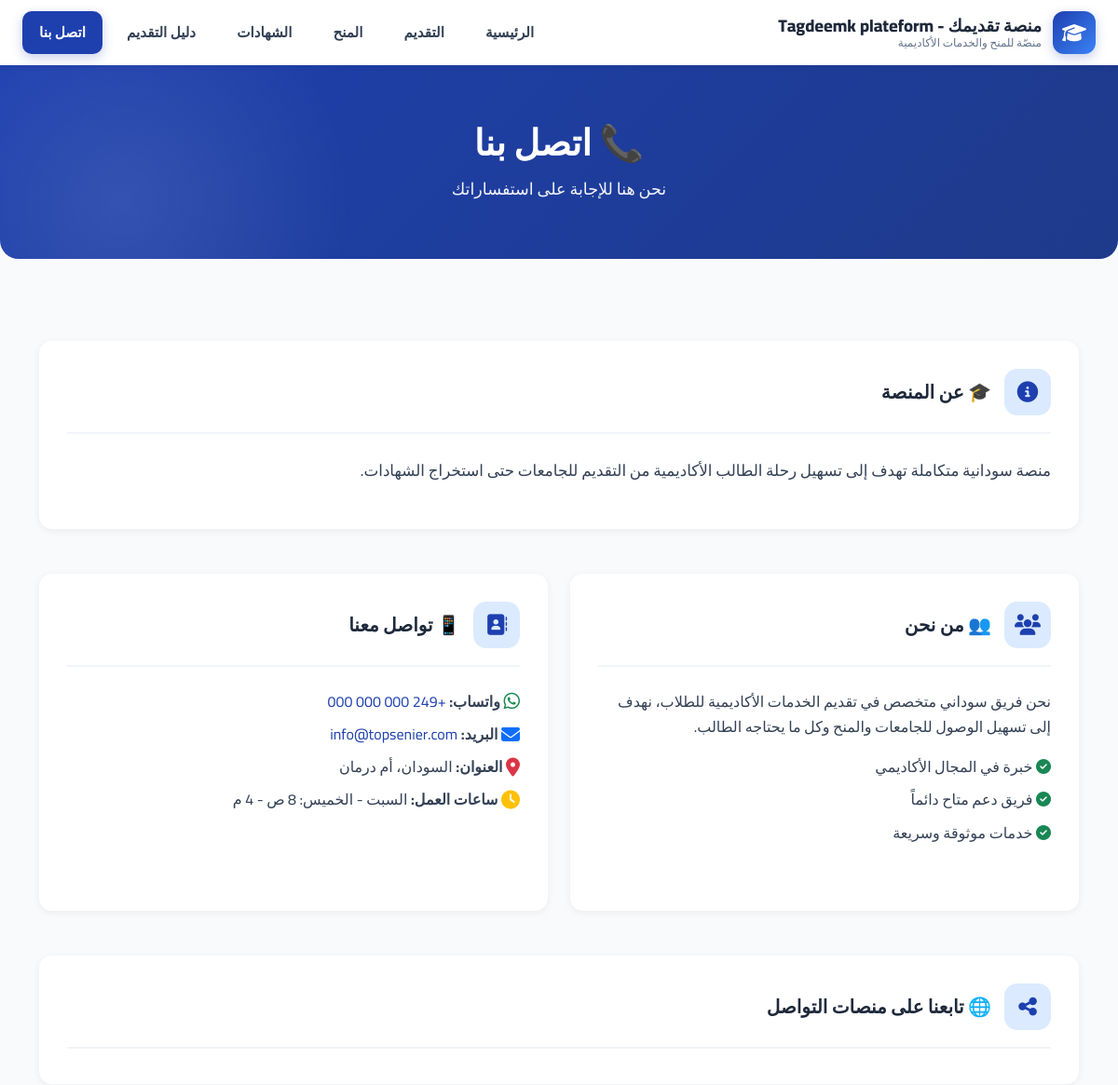
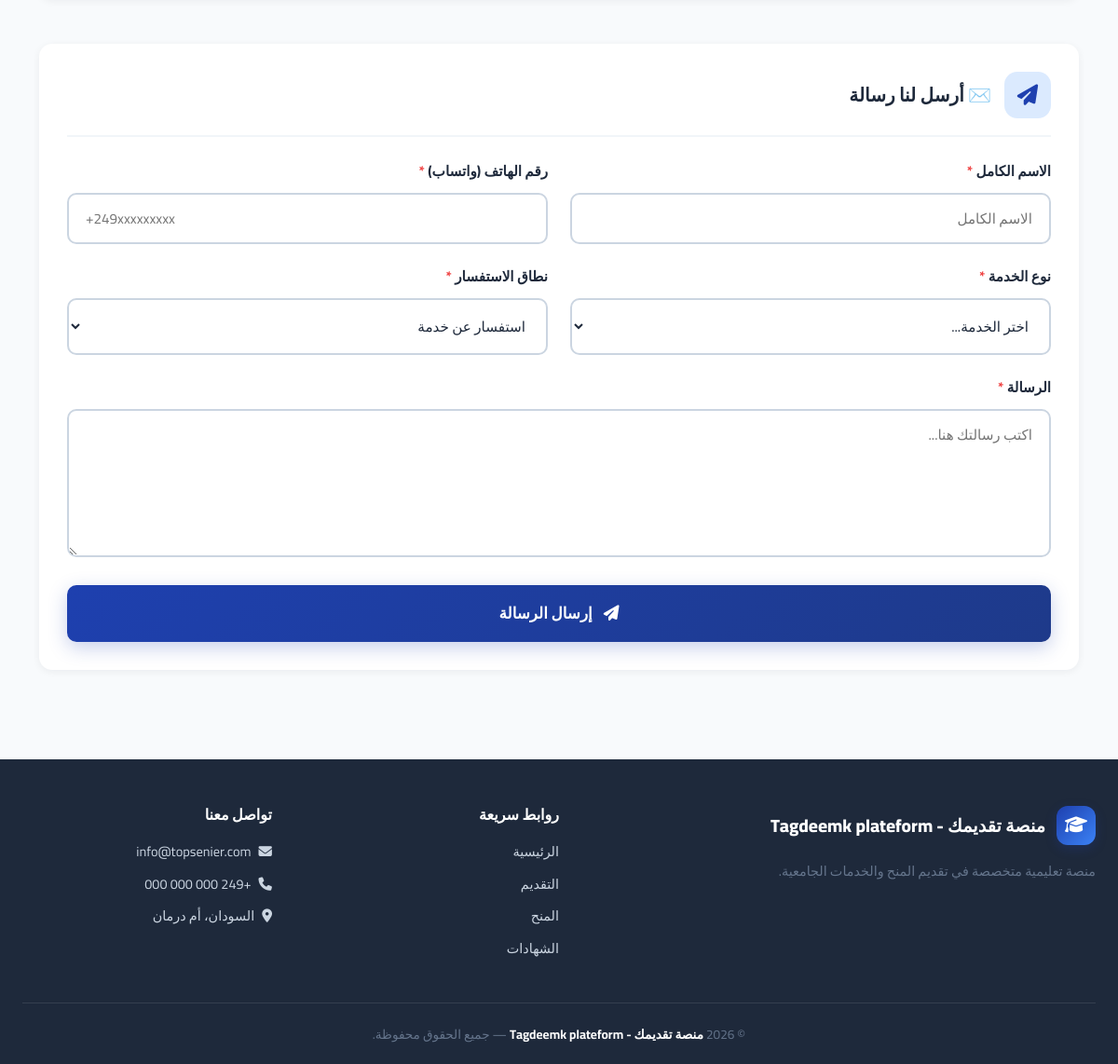
Page /contact/ on the committed database (2 pictures, top to bottom).
### apps/config_app/models.py (models this page shows, shortened)
class SiteSettings(models.Model):
    site_name = models.CharField(
        max_length=100,
        default='توب سينير',
        verbose_name='اسم الموقع'
    )
    site_tagline = models.CharField(
        max_length=200,
        default='منصّتي للمنح والخدمات الأكاديمية',
        verbose_name='الشعار الفرعي'
    )
    hero_badge = models.CharField(
        max_length=200,
        default='🎓 منصة سودانية متكاملة للتعليم الجامعي',
        verbose_name='شعار Hero'
    )
    hero_title = models.CharField(
        max_length=300,
        default='بوابتك إلى الجامعات والمنح والتوثيق',
        verbose_name='عنوان Hero'
    )
    hero_description = models.TextField(
        default='نقدّم لك تجربة تعليمية متكاملة تجمع بين التقديم الإلكتروني، والمنح، وترتيب الرغبات، وتوثيق الشهادات.',
        verbose_name='وصف Hero'
    )
    hero_background = models.ImageField(
        upload_to='hero/%Y/%m/',
        blank=True,
        null=True,
        verbose_name='خلفية Hero',
        help_text='المقاس المثالي: 1920×1080 بكسل - حجم أقل من 1 ميجا'
    )
    hero_overlay_opacity = models.FloatField(
        default=0.6,
        verbose_name='شفافية الطبقة الداكنة',
        help_text='من 0 (بدون طبقة) إلى 1 (طبقة معتمة تماماً)'
    )
    hero_btn1_text = models.CharField(
        max_length=50,
        default='رتّب رغباتك',
        verbose_name='نص الزر الأول',
        blank=True,
    )
    hero_btn1_icon = models.CharField(
        max_length=50,
        default='fa-list-ol',
        verbose_name='أيقونة الزر الأول',
        blank=True,
        help_text='مثال: fa-list-ol',
    )
    hero_btn2_text = models.CharField(
        max_length=50,
        default='قدّم الآن',
        verbose_name='نص الزر الثاني',
        blank=True,
    )
    hero_btn2_icon = models.CharField(
        max_length=50,
        default='fa-paper-plane',
        verbose_name='أيقونة الزر الثاني',
        blank=True,
    )
    contact_phone = models.CharField(
        max_length=50,
        default='+249 000 000 000',
        verbose_name='رقم الهاتف'
    )
    contact_email = models.EmailField(
        default='info@topsenier.com',
        verbose_name='البريد الإلكتروني'
    )
    contact_address = models.CharField(
        max_length=200,
        default='السودان، أم درمان',
        verbose_name='العنوان'
    )
    whatsapp_number = models.CharField(
        max_length=50,
        default='+249000000000',
        verbose_name='رقم الواتساب'
    )
    facebook_url = models.URLField(
        blank=True,
        null=True,
        verbose_name='رابط فيسبوك'
    )
    linkedin_url = models.URLField(
        blank=True,
        null=True,
        verbose_name='رابط لينكدإن'
    )
    about_us = models.TextField(
        default='منصة سودانية متكاملة تهدف إلى تسهيل رحلة الطالب الأكاديمية من التقديم للجامعات حتى استخراج الشهادات.',
        verbose_name='من نحن',
    )
    facebook_page = models.URLField(
        blank=True, null=True,
        verbose_name='صفحة فيسبوك',
    )
    facebook_group = models.URLField(
        blank=True, null=True,
        verbose_name='مجموعة فيسبوك',
    )
    telegram_channel = models.URLField(
        blank=True, null=True,
        verbose_name='قناة تيليجرام',
    )
    telegram_group = models.URLField(
        blank=True, null=True,
        verbose_name='مجموعة تيليجرام',
    )
    instagram_url = models.URLField(
        blank=True, null=True,
        verbose_name='إنستغرام',
    )
    youtube_url = models.URLField(
        blank=True, null=True,
        verbose_name='يوتيوب',
    )
    tiktok_url = models.URLField(
        blank=True, null=True,
        verbose_name='تيك توك',
    )
    twitter_url = models.URLField(
        blank=True, null=True,
        verbose_name='X (تويتر)',
    )
    developer_name = models.CharField(
        max_length=100,
        default='',
        blank=True,
        verbose_name='اسم المطور',
    )
    developer_description = models.TextField(
        default='',
        blank=True,
        verbose_name='وصف المطور',
    )
    developer_email = models.EmailField(
        default='',
        blank=True,
        verbose_name='بريد المطور',
    )
    developer_whatsapp = models.CharField(
        max_length=50,
        default='',
        blank=True,
        verbose_name='واتساب المطور',
    )
    developer_github = models.URLField(
        default='',
        blank=True,
        verbose_name='GitHub المطور',
    )
    developer_website = models.URLField(
        default='',
        blank=True,
        verbose_name='موقع المطور',
    )
    is_active = models.BooleanField(
        default=True,
        verbose_name='نشط'
    )
    updated_at = models.DateTimeField(
        auto_now=True,
        verbose_name='آخر تحديث'
    )
    class Meta:
        verbose_name = 'إعدادات الموقع'
        verbose_name_plural = 'إعدادات الموقع'
    @classmethod
    def get_settings(cls):
        settings, created = cls.objects.get_or_create(pk=1)
        return settings

### apps/contact/views.py (the view, shortened to what this page needs)
# urls.py: path('', views.index, name='index'),
def index(request):
    return render(request, 'contact/index.html', {
        'service_types': ContactMessage.SERVICE_CHOICES,
    })

### apps/panel/context_processors.py (called while the page is built, shortened)
def panel_permissions(request):
    if not request.user.is_authenticated:
        return {
            'has_applications_access': False,
            'has_certificates_access': False,
            'has_contact_access': False,
            'has_access_access': False,
            'has_universities_access': False,
            'has_announcements_access': False,
            'has_guide_access': False,
            'has_data_entry_access': False,
            'is_super_admin': False,
        }

### templates/contact/index.html (shortened to what this page needs)
{% extends 'base.html' %}
{% load static %}
{% block content %}
<link rel="stylesheet" href="{% static 'css/style.css' %}">
<div class="page-hero">
    <h1>📞 اتصل بنا</h1>
    <p>نحن هنا للإجابة على استفساراتك</p>
</div>
<div class="container py-5">
    <div class="info-card mb-5">
        <div class="info-card-header">
            <i class="fa-solid fa-circle-info"></i>
            <h3>🎓 عن المنصة</h3>
        </div>
        <p style="font-size:1.05rem; line-height:1.9;">
            {{ SITE_ABOUT_US|default:"منصة سودانية متكاملة تهدف إلى تسهيل رحلة الطالب الأكاديمية من التقديم للجامعات حتى استخراج الشهادات." }}
        </p>
    </div>
    <div class="row g-4 mb-5">
        <div class="col-lg-6">
            <div class="info-card h-100">
                <div class="info-card-header">
                    <i class="fa-solid fa-users"></i>
                    <h3>👥 من نحن</h3>
                </div>
                <p>
                    نحن فريق سوداني متخصص في تقديم الخدمات الأكاديمية للطلاب،
                    نهدف إلى تسهيل الوصول للجامعات والمنح وكل ما يحتاجه الطالب.
                </p>
                <ul class="list-unstyled mt-3">
                    <li class="mb-2">
                        <i class="fa-solid fa-check-circle text-success"></i>
                        خبرة في المجال الأكاديمي
                    </li>
                    <li class="mb-2">
                        <i class="fa-solid fa-check-circle text-success"></i>
                        فريق دعم متاح دائماً
                    </li>
                    <li class="mb-2">
                        <i class="fa-solid fa-check-circle text-success"></i>
                        خدمات موثوقة وسريعة
                    </li>
                </ul>
            </div>
        </div>
        <div class="col-lg-6">
            <div class="info-card h-100">
                <div class="info-card-header">
                    <i class="fa-solid fa-address-book"></i>
                    <h3>📱 تواصل معنا</h3>
                </div>
                <div class="mb-3">
                    <p class="mb-2">
                        <i class="fa-brands fa-whatsapp text-success fa-lg"></i>
                        <strong> واتساب:</strong>
                        <a href="https://wa.me/{{ SITE_WHATSAPP }}" target="_blank"
                           style="color:#1e40af;">
                            {{ SITE_PHONE }}
                        </a>
                    </p>
                    <p class="mb-2">
                        <i class="fa-solid fa-envelope text-primary fa-lg"></i>
                        <strong> البريد:</strong>
                        <a href="mailto:{{ SITE_EMAIL }}" style="color:#1e40af;">
                            {{ SITE_EMAIL }}
                        </a>
                    </p>
                    <p class="mb-2">
                        <i class="fa-solid fa-location-dot text-danger fa-lg"></i>
                        <strong> العنوان:</strong> {{ SITE_ADDRESS }}
                    </p>
                    <p class="mb-2">
                        <i class="fa-solid fa-clock text-warning fa-lg"></i>
                        <strong> ساعات العمل:</strong> السبت - الخميس: 8 ص - 4 م
                    </p>
                </div>
            </div>
        </div>
    </div>
    <div class="info-card mb-5">
        <div class="info-card-header">
            <i class="fa-solid fa-share-nodes"></i>
            <h3>🌐 تابعنا على منصات التواصل</h3>
        </div>
    </div>
    <div class="info-card mb-5">
        <div class="info-card-header">
            <i class="fa-solid fa-paper-plane"></i>
            <h3>✉️ أرسل لنا رسالة</h3>
        </div>
        <form method="post" class="custom-form">
            <div class="row">
                <div class="col-md-6">
                    <div class="form-group">
                        <label>الاسم الكامل <span class="required">*</span></label>
                        <input type="text" name="full_name"
                               value="{{ form_data.full_name|default:'' }}"
                               placeholder="الاسم الكامل" required>
                    </div>
                </div>
                <div class="col-md-6">
                    <div class="form-group">
                        <label>رقم الهاتف (واتساب) <span class="required">*</span></label>
                        <input type="tel" name="phone_number"
                               value="{{ form_data.phone_number|default:'' }}"
                               placeholder="+249xxxxxxxxx" required>
                    </div>
                </div>
            </div>
            <div class="row">
                <div class="col-md-6">
                    <div class="form-group">
                        <label>نوع الخدمة <span class="required">*</span></label>
                        <select name="service_type" required>
                            <option value="">اختر الخدمة...</option>
                        </select>
                    </div>
                </div>
                <div class="col-md-6">
                    <div class="form-group">
                        <label>نطاق الاستفسار <span class="required">*</span></label>
                        <select name="scope" required>
                            <option value="inquiry"
                                {% if form_data.scope == 'inquiry' %}selected{% endif %}>
                                استفسار عن خدمة
                            </option>
                        </select>
                    </div>
                </div>
            </div>
            <div class="form-group">
                <label>الرسالة <span class="required">*</span></label>
                <textarea name="message" rows="5" required
                          placeholder="اكتب رسالتك هنا..."
                          >{{ form_data.message|default:'' }}</textarea>
            </div>
            <button type="submit" class="submit-btn">
                <i class="fa-solid fa-paper-plane"></i>
                إرسال الرسالة
            </button>
        </form>
    </div>
</div>
{% endblock %}

### templates/partials/header.html (shortened to what this page needs)
<header class="header">
    <div class="header-container">
        <div class="logo" onclick="window.location.href='{% url 'home:index' %}'">
            <div class="logo-icon"><i class="fa-solid fa-graduation-cap"></i></div>
            <div class="logo-text">
                <span class="brand">{{ SITE_NAME }}</span>
                <span class="tagline">{{ SITE_TAGLINE }}</span>
            </div>
        </div>
        <nav class="nav-menu" id="navMenu">
            <a class="nav-link {% if request.resolver_match.app_name == 'home' %}active{% endif %}"
               href="{% url 'home:index' %}">الرئيسية</a>
            <a class="nav-link {% if request.resolver_match.app_name == 'admission' %}active{% endif %}"
               href="{% url 'admission:index' %}">التقديم</a>
            <a class="nav-link {% if request.resolver_match.app_name == 'scholarships' %}active{% endif %}"
               href="{% url 'scholarships:index' %}">المنح</a>
            <a class="nav-link {% if request.resolver_match.app_name == 'certificates' %}active{% endif %}"
               href="{% url 'certificates:index' %}">الشهادات</a>
            <a class="nav-link {% if request.resolver_match.app_name == 'guide' %}active{% endif %}"
               href="{% url 'guide:index' %}">دليل التقديم</a>
            <a class="nav-link {% if request.resolver_match.app_name == 'contact' %}active{% endif %}"
               href="{% url 'contact:index' %}">اتصل بنا</a>
        </nav>
    </div>
</header>

### templates/partials/footer.html
<footer class="footer">
    <div class="footer-grid">
        <div class="footer-about">
            <div class="footer-brand">
                <div class="logo-icon"><i class="fa-solid fa-graduation-cap"></i></div>
                <span class="brand">{{ SITE_NAME }}</span>
            </div>
            <p>منصة تعليمية متخصصة في تقديم المنح والخدمات الجامعية.</p>
        </div>
        <div class="footer-col">
            <h4>روابط سريعة</h4>
            <ul>
                <li><a href="{% url 'home:index' %}">الرئيسية</a></li>
                <li><a href="{% url 'admission:index' %}">التقديم</a></li>
                <li><a href="{% url 'scholarships:index' %}">المنح</a></li>
                <li><a href="{% url 'certificates:index' %}">الشهادات</a></li>
            </ul>
        </div>
        <div class="footer-col">
            <h4>تواصل معنا</h4>
            <ul>
                <li><a><i class="fa-solid fa-envelope"></i> {{ SITE_EMAIL }}</a></li>
                <li><a><i class="fa-solid fa-phone"></i> {{ SITE_PHONE }}</a></li>
                <li><a><i class="fa-solid fa-location-dot"></i> {{ SITE_ADDRESS }}</a></li>
            </ul>
        </div>
    </div>
    <div class="footer-bottom">
        © 2026 <strong>{{ SITE_NAME }}</strong> — جميع الحقوق محفوظة.
    </div>
</footer>

### rows in the picture
SiteSettings: site_name "منصة تقديمك - Tagdeemk plateform", site_tagline "منصّة للمنح والخدمات الأكاديمية", about_us "منصة سودانية متكاملة تهدف إلى تسهيل رحلة الطالب الأكاديمية من التقديم للجامعات حتى استخراج الشهادات.", contact_phone "+249 000 000 000", contact_email "info@topsenier.com", contact_address "السودان، أم درمان"
